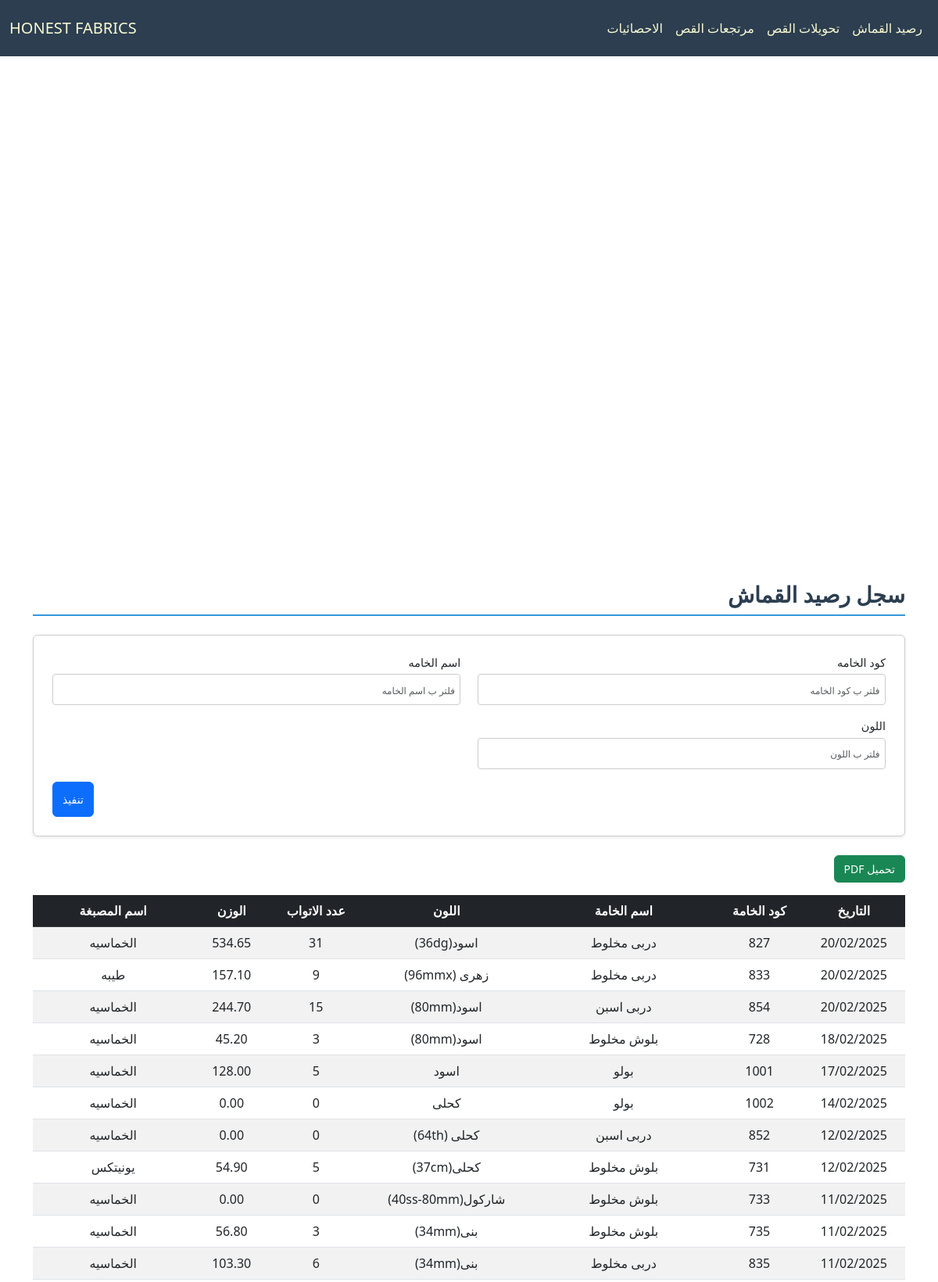
Screenshot of /cloth/ (upper part) with the database file from the repository.
### cloth/models.py (models this page shows, shortened)
class Base(models.Model):
    id = models.AutoField(primary_key=True, verbose_name="الرمز")
    fabric_code = models.CharField(max_length=100, verbose_name="كود الخامه", db_index=True, null=True, blank=True)
    fabric_name = models.CharField(max_length=200, verbose_name="اسم الخامه", null=True, blank=True)
    color = models.CharField(max_length=100, verbose_name="اللون", null=True, blank=True)
    roll = models.PositiveIntegerField(verbose_name="عدد الاتواب", null=True, blank=True)
    weight = models.DecimalField(max_digits=10, decimal_places=2, verbose_name="الوزن", null=True, blank=True)
    date = models.CharField(max_length=100,verbose_name="التاريخ", null=True, blank=True)
    class Meta:
        abstract = True

class Fabric(Base):
    dyehouse_name = models.CharField(max_length=200, verbose_name="اسم المصبغة", null=True, blank=True)

### cloth/views.py (the view)
# urls.py: path('', FabricView.as_view(), name='fabric_view'),
class FabricView(FilterableListView):
    template_name = "cloth/balance.html"
    model = Fabric
    filter_fields = ['fabric_code', 'fabric_name', 'color']
    columns = ["التاريخ","كود الخامة","اسم الخامة","اللون","عدد الاتواب","الوزن","اسم المصبغة"]

### cloth/views.py (called while the page is built)
    def parse_date(self, date_str):
        try:
            normalized_date = date_str.replace("\\", "/")
            return datetime.strptime(normalized_date, "%d/%m/%Y")
        except (ValueError, AttributeError):
            return datetime.min

    def get_queryset(self):
        queryset = super().get_queryset()
        filters = Q()
        ordering = self.request.GET.get('order', 'desc')
        for field in self.filter_fields:
            filter_value = self.request.GET.get(field)
            if filter_value:
                filters &= Q(**{f"{field}__icontains": filter_value})
        filtered_queryset = queryset.filter(filters)
        models = list(filtered_queryset)
        models.sort(
            key=lambda x: self.parse_date(x.date) if x.date else datetime.min,
            reverse=(ordering == 'desc')
        )
        return models

    def get_context_data(self, **kwargs):
        context = super().get_context_data(**kwargs)
        update = Updates.objects.all().order_by('-date').first()
        context['update'] = localtime(update.date).strftime("%d/%m %I:%M %p") if update and update.date else None
        context['columns'] = self.columns
        model_meta = self.model._meta
        context['filter_fields'] = [
            {
                'field_name': field,
                'verbose_name': model_meta.get_field(field).verbose_name,
                'value': self.request.GET.get(field) or "",
            }
            for field in self.filter_fields
        ]
        return context

### cloth/templates/cloth/balance.html (shortened to what this page needs)
{% extends "cloth/layout.html" %}
{% load static %}
{% block home_page %}
<a class="navbar-brand" href="{% url 'fabric_view' %}">HONEST FABRICS</a>
{% endblock %}
{% block navbar_links_small %}
{% include "cloth/nav_links.html" %}
{% endblock %}
{% block body %}
    <h2 class="section-title pt-4">سجل رصيد القماش</h2>
    <form method="get" class="filter-form-flex mb-4 p-4 rounded shadow-sm">
        {% for filter_field in filter_fields %}
        <div class="form-group mb-3">
            <label for="filter_{{ forloop.counter }}" class="form-label">{{ filter_field.verbose_name }}</label>
            <input type="text" id="filter_{{ forloop.counter }}" name="{{ filter_field.field_name }}"
                   placeholder="فلتر ب {{ filter_field.verbose_name }}"
                   class="form-control"
                   value="{{ filter_field.value }}">
        </div>
        {% endfor %}
        <div class="submit-container">
            <button type="submit" class="btn btn-primary submit-btn">تنفيذ</button>
        </div>
    </form>
    <button onclick="generatePDF()" class="btn btn-success mb-3">تحميل PDF</button>
    <div style="overflow-y: auto; max-height: 70vh; position: relative;" class="table-responsive mb-4">
        <table id="data-table" class="table table-striped">
            <thead class="table-dark">
                <tr>
                    <th style="position: sticky; top: 0;" >التاريخ</th>
                    <th style="position: sticky; top: 0;" >كود الخامة</th>
                    <th style="position: sticky; top: 0;" >اسم الخامة</th>
                    <th style="position: sticky; top: 0;" >اللون</th>
                    <th style="position: sticky; top: 0;" >عدد الاتواب</th>
                    <th style="position: sticky; top: 0;" >الوزن</th>
                    <th style="position: sticky; top: 0;" >اسم المصبغة</th>
                </tr>
            </thead>
            <tbody>
                {% for model in models %}
                <tr>
                    <td>{{ model.date }}</td>
                    <td>{{ model.fabric_code }}</td>
                    <td>{{ model.fabric_name }}</td>
                    <td>{{ model.color }}</td>
                    <td>{{ model.roll }}</td>
                    <td>{{ model.weight }}</td>
                    <td>{{ model.dyehouse_name }}</td>
                </tr>
                {% empty %}
                <tr>
                    <td colspan="7" class="text-center">لا يوجد عناصر</td>
                </tr>
                {% endfor %}
            </tbody>
        </table>
    </div>
{% endblock body %}

### cloth/static/cloth/style.css (style rules this page uses)
:root { --primary-color: #3498db; --light-blue: #3db1ff5e; --secondary-color: #2c3e50; --success-color: #2ecc71; --danger-color: #e74c3c; --warning-color: #f1c40f; --light-bg: #f8f9fa; --dark-bg: #343a40; --light-text: lightgoldenrodyellow; --golden-text: rgb(255, 255, 0); --border-color: #dee2e6; --white-color: #ffffff; }
*, *::before, *::after { box-sizing: border-box; }
ul, div { padding: 0; margin: 0; }
body { background-color: var(--light-bg); margin-top: 80px; margin-inline: 0; font-family: 'Segoe UI', Tahoma, Geneva, Verdana, sans-serif; line-height: 1.6; font-size: 16px; }
#navbar, #navbar a, #navbar-menu-body, #navbar-menu-body a { color: var(--light-text); }
.section-title { color: var(--secondary-color); border-bottom: 2px solid var(--primary-color); padding-bottom: 0.5rem; margin-bottom: 1.5rem; font-weight: bold; }
.table { border-collapse: separate; border-spacing: 0; border-radius: 8px; width: 100%; }
.table th, .table td { text-align: center; vertical-align: middle; padding: 10px; }
.table-striped tbody tr:nth-of-type(odd) { background-color: var(--light-bg); }
.table-dark th { background-color: var(--secondary-color); color: var(--light-text); }
.table-responsive { overflow-x: auto; }
.table-responsive table th, .table-responsive table td { white-space: nowrap; min-width: fit-content; }
.table-responsive table { width: 100%; table-layout: auto; }
.filter-form-flex { display: flex; flex-wrap: wrap; padding: 1rem; border: 1px solid #ccc; border-radius: 8px; background-color: #fff; justify-content: space-between; column-gap: 2px; direction: rtl; }
.filter-form-flex .form-group { display: flex; flex-direction: column; margin-bottom: 5px; width: 49%; }
.filter-form-flex .form-label { font-size: 0.9rem; margin-bottom: 0.25rem; }
.filter-form-flex .form-control { border: 1px solid #ccc; border-radius: 4px; padding: 0.4rem; font-size: 0.9rem; }
.filter-form-flex input[type="text"], .filter-form-flex input[type="number"], .filter-form-flex input[type="date"] { width: 100%; height: 40px; }
.submit-container { display: flex; justify-content: flex-end; width: 100%; }
.filter-form-flex .submit-btn { width: auto; height: 45px; font-size: 1rem; }
@media (max-width: 1200px) { body { font-size: 15px; } }
@media (max-width: 1200px) { h4.section-title, h2 { font-size: 28px !important; } }
@media (max-width: 1200px) { p.lead, .oped_details_btn, .btn { font-size: 14px !important; } }
@media (max-width: 1200px) { ::placeholder { font-size: 12px !important; } }

### rows the page displays
Fabric: date "20/02/2025", fabric_code "827", fabric_name "دربى مخلوط", color "اسود(36dg)", roll "31", weight "534.65", dyehouse_name "الخماسيه"
Fabric: date "20/02/2025", fabric_code "833", fabric_name "دربى مخلوط", color "زهرى (96mmx)", roll "9", weight "157.10", dyehouse_name "طيبه"
Fabric: date "20/02/2025", fabric_code "854", fabric_name "دربى اسبن", color "اسود(80mm)", roll "15", weight "244.70", dyehouse_name "الخماسيه"
Fabric: date "18/02/2025", fabric_code "728", fabric_name "بلوش مخلوط", color "اسود(80mm)", roll "3", weight "45.20", dyehouse_name "الخماسيه"
Fabric: date "17/02/2025", fabric_code "1001", fabric_name "بولو", color "اسود", roll "5", weight "128.00", dyehouse_name "الخماسيه"
Fabric: date "14/02/2025", fabric_code "1002", fabric_name "بولو", color "كحلى", roll "0", weight "0.00", dyehouse_name "الخماسيه"
Fabric: date "12/02/2025", fabric_code "852", fabric_name "دربى اسبن", color "كحلى (64th)", roll "0", weight "0.00", dyehouse_name "الخماسيه"
Fabric: date "12/02/2025", fabric_code "731", fabric_name "بلوش مخلوط", color "كحلى(37cm)", roll "5", weight "54.90", dyehouse_name "يونيتكس"
Fabric: date "11/02/2025", fabric_code "733", fabric_name "بلوش مخلوط", color "شاركول(40ss-80mm)", roll "0", weight "0.00", dyehouse_name "الخماسيه"
Fabric: date "11/02/2025", fabric_code "735", fabric_name "بلوش مخلوط", color "بنى(34mm)", roll "3", weight "56.80", dyehouse_name "الخماسيه"
Fabric: date "11/02/2025", fabric_code "835", fabric_name "دربى مخلوط", color "بنى(34mm)", roll "6", weight "103.30", dyehouse_name "الخماسيه"

### other values shown
{{ filter_field.verbose_name }} "كود الخامه" "اسم الخامه" "اللون"
